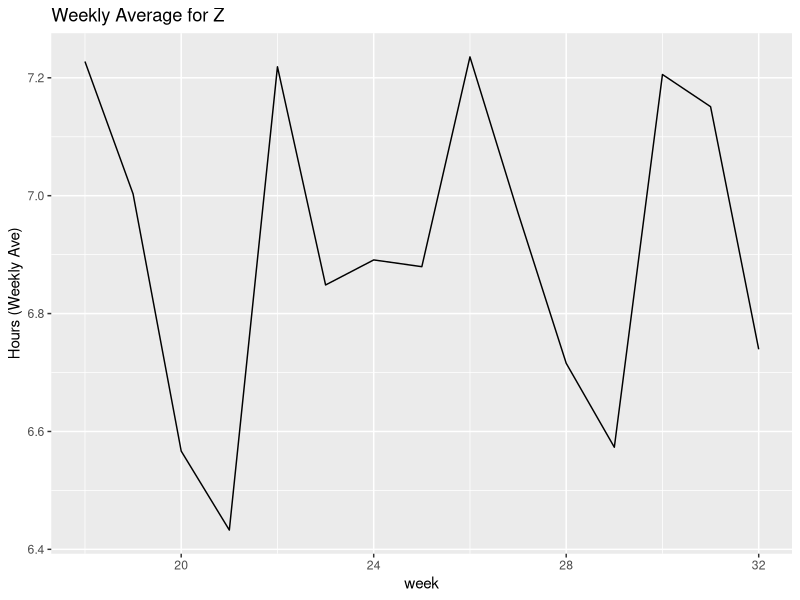

Write R code to recreate this figure.
## ---- chunk 1
library(tidyverse)
headache_df <- readr::read_csv("headache-variables.csv")
headache_df %>% head() %>% knitr::kable()

## ---- chunk 2
library(zoo)

headache_df %>% 
    mutate(sleep7A = rollapply(z,
                               7, 
                               function(x) {x = mean(x,na.rm = TRUE)},
                               align = 'right',
                               fill = NA)) %>% 
  tail() %>% knitr::kable()

## ---- chunk 3

headache_weeks <- headache_df %>%
  mutate(week = lubridate::week(date)) %>%
  group_by(week) %>%
  summarize(week_ave = mean(z))

headache_weeks

headache_weeks %>% ggplot(aes(x=week, y = week_ave)) +
  geom_line() +
  labs(title = "Weekly Average for Z", y = "Hours (Weekly Ave)")
